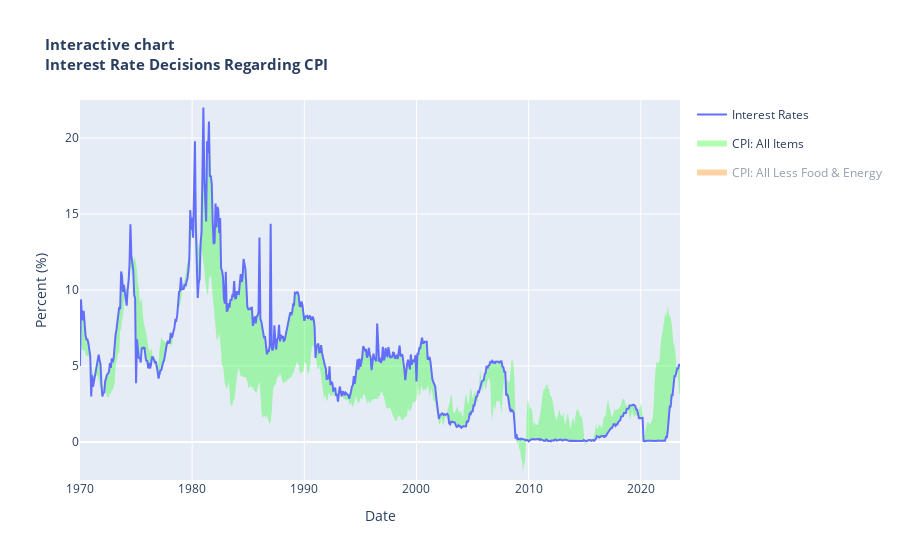

This figure's notebook cell:
### Markdown cell above
Charting interest rate and inflation decisions

### Code cell
fig3 = go.Figure()

# Draw line for RATES
fig3.add_trace(go.Scatter(x=cpi['DATE'], y=cpi['RATES'], mode='lines', name='Interest Rates', legendgroup='Interest Rates',
                         hovertemplate='<b>Type:</b> Interest Rates<br><b>Date:</b> %{x}<br><b>Value:</b> %{y:.2f}<extra></extra>'))

# Draw area for Inflation
fig3.add_trace(go.Scatter(x=cpi['DATE'], y=cpi['INFLATION'], fill='tonexty', mode='none',
                         fillcolor='rgba(0, 255, 0, 0.3)', name='CPI: All Items',
                         hovertemplate='<b>Type:</b> CPI All Items<br><b>Date:</b> %{x}<br><b>Value:</b> %{y:.2f}<extra></extra>'))
# And Core Inflation
fig3.add_trace(go.Scatter(x=cpi['DATE'], y=cpi['CORE_INFLATION'], fill='tonexty', mode='none',
                         fillcolor='rgba(255, 127, 0, 0.7)', name='CPI: All Less Food & Energy', visible='legendonly',
                         hovertemplate='<b>Type:</b> CPI All Less Food & Energy<br><b>Date:</b> %{x}<br><b>Value:</b> %{y:.2f}<extra></extra>'))

# Customize chart text
fig3.update_layout(title='<b>Interactive chart<br>Interest Rate Decisions Regarding CPI<b>',
                  title_font_size=15,
                  xaxis_title='Date',
                  yaxis_title='Percent (%)',
                  yaxis_range=[-2.5, 22.5],
                  showlegend=True)

fig3.write_html('images/cpi_decisions.html')
fig3.show()

### Figure 1 — Plotly figure (JSON) as saved in the notebook; plotly's stock layout.template omitted (floating-point values rounded to 4 significant figures; data arrays with more than 128 entries replaced by an {"elided": "..."} marker saying what was removed)
{"data": [{"hovertemplate": "<b>Type:</b> Interest Rates<br><b>Date:</b> %{x}<br><b>Value:</b> %{y:.2f}<extra></extra>", "legendgroup": "Interest Rates", "mode": "lines", "name": "Interest Rates", "type": "scatter", "x": {"elided": "643 str values"}, "y": {"elided": "643 float values"}}, {"fill": "tonexty", "fillcolor": "rgba(0, 255, 0, 0.3)", "hovertemplate": "<b>Type:</b> CPI All Items<br><b>Date:</b> %{x}<br><b>Value:</b> %{y:.2f}<extra></extra>", "mode": "none", "name": "CPI: All Items", "type": "scatter", "x": {"elided": "643 str values"}, "y": {"elided": "643 float values"}}, {"fill": "tonexty", "fillcolor": "rgba(255, 127, 0, 0.7)", "hovertemplate": "<b>Type:</b> CPI All Less Food & Energy<br><b>Date:</b> %{x}<br><b>Value:</b> %{y:.2f}<extra></extra>", "mode": "none", "name": "CPI: All Less Food & Energy", "type": "scatter", "visible": "legendonly", "x": {"elided": "643 str values"}, "y": {"elided": "643 float values"}}], "layout": {"showlegend": true, "title": {"font": {"size": 15}, "text": "<b>Interactive chart<br>Interest Rate Decisions Regarding CPI<b>"}, "xaxis": {"title": {"text": "Date"}}, "yaxis": {"range": [-2.5, 22.5], "title": {"text": "Percent (%)"}}}}
